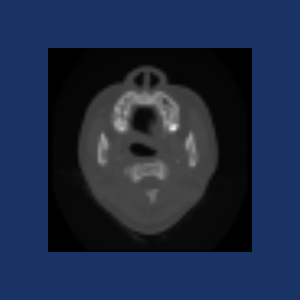

This figure's Python source:
#!/usr/bin/env python
# Demonstrate vtkBiDimensionalWidget with 2D measurement on an image slice.

import vtkmodules.vtkInteractionStyle  # noqa: F401
import vtkmodules.vtkRenderingFreeType  # noqa: F401
import vtkmodules.vtkRenderingOpenGL2  # noqa: F401

import os

from vtkmodules.vtkIOImage import vtkVolume16Reader
from vtkmodules.vtkImagingCore import vtkImageShiftScale
from vtkmodules.vtkInteractionStyle import vtkInteractorStyleImage
from vtkmodules.vtkInteractionWidgets import (
    vtkBiDimensionalRepresentation2D,
    vtkBiDimensionalWidget,
)
from vtkmodules.vtkRenderingCore import (
    vtkImageActor,
    vtkRenderWindow,
    vtkRenderWindowInteractor,
    vtkRenderer,
)

data_dir = os.environ.get("VPE_DATA_DIR", os.path.dirname(os.path.abspath(__file__)))

# Load volume data from headsq dataset
v16 = vtkVolume16Reader()
v16.SetDataDimensions(64, 64)
v16.SetDataByteOrderToLittleEndian()
v16.SetFilePrefix(os.path.join(data_dir, "headsq", "quarter"))
v16.SetImageRange(1, 93)
v16.SetDataSpacing(3.2, 3.2, 1.5)
v16.Update()

# Shift and scale to unsigned char for display
scalar_range = v16.GetOutput().GetScalarRange()
shifter = vtkImageShiftScale()
shifter.SetShift(-1.0 * scalar_range[0])
shifter.SetScale(255.0 / (scalar_range[1] - scalar_range[0]))
shifter.SetOutputScalarTypeToUnsignedChar()
shifter.SetInputConnection(v16.GetOutputPort())
shifter.ReleaseDataFlagOff()
shifter.Update()

# Display image slice with vtkImageActor
image_actor = vtkImageActor()
image_actor.GetMapper().SetInputConnection(shifter.GetOutputPort())
image_actor.VisibilityOn()
image_actor.SetDisplayExtent(0, 63, 0, 63, 46, 46)
image_actor.InterpolateOn()

# Renderer
renderer = vtkRenderer()
renderer.AddActor(image_actor)
renderer.SetBackground(0.1, 0.2, 0.4)

# Render window
render_window = vtkRenderWindow()
render_window.AddRenderer(renderer)
render_window.SetWindowName("bi dimensional widget")
render_window.SetSize(300, 300)

# Interactor
interactor = vtkRenderWindowInteractor()
interactor.SetRenderWindow(render_window)

# Use image interaction style for 2D
style = vtkInteractorStyleImage()
interactor.SetInteractorStyle(style)


# Callback prints measurement on end interaction
def bidimensional_callback(widget, event_string):
    rep = widget.GetRepresentation()
    length_1 = rep.GetLength1()
    length_2 = rep.GetLength2()
    print(f"Length1: {length_1:.3f}, Length2: {length_2:.3f}")


# Widget
rep = vtkBiDimensionalRepresentation2D()

bidim_widget = vtkBiDimensionalWidget()
bidim_widget.SetInteractor(interactor)
bidim_widget.SetRepresentation(rep)
bidim_widget.AddObserver("EndInteractionEvent", bidimensional_callback)
bidim_widget.On()

interactor.Initialize()
interactor.Start()
